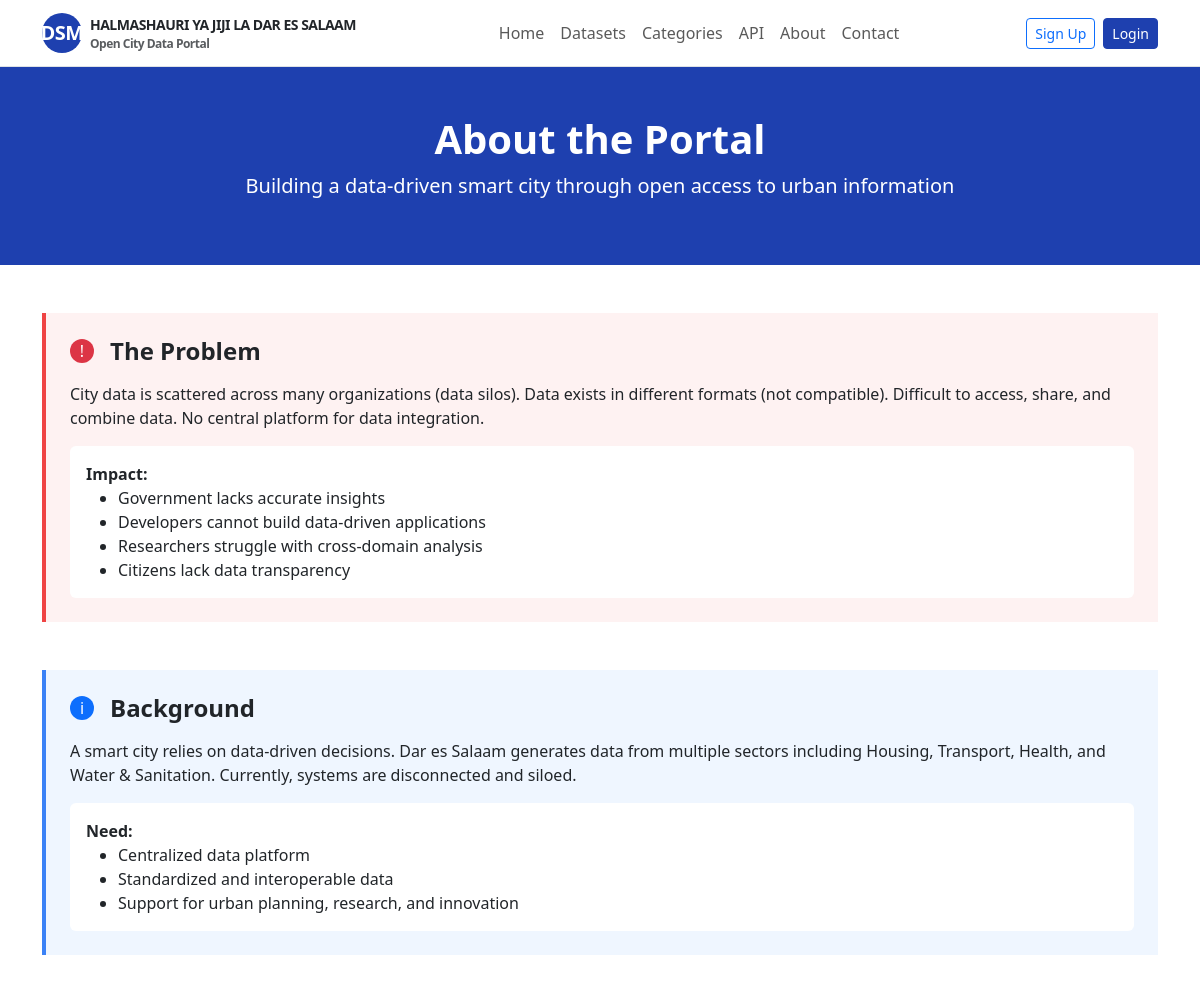
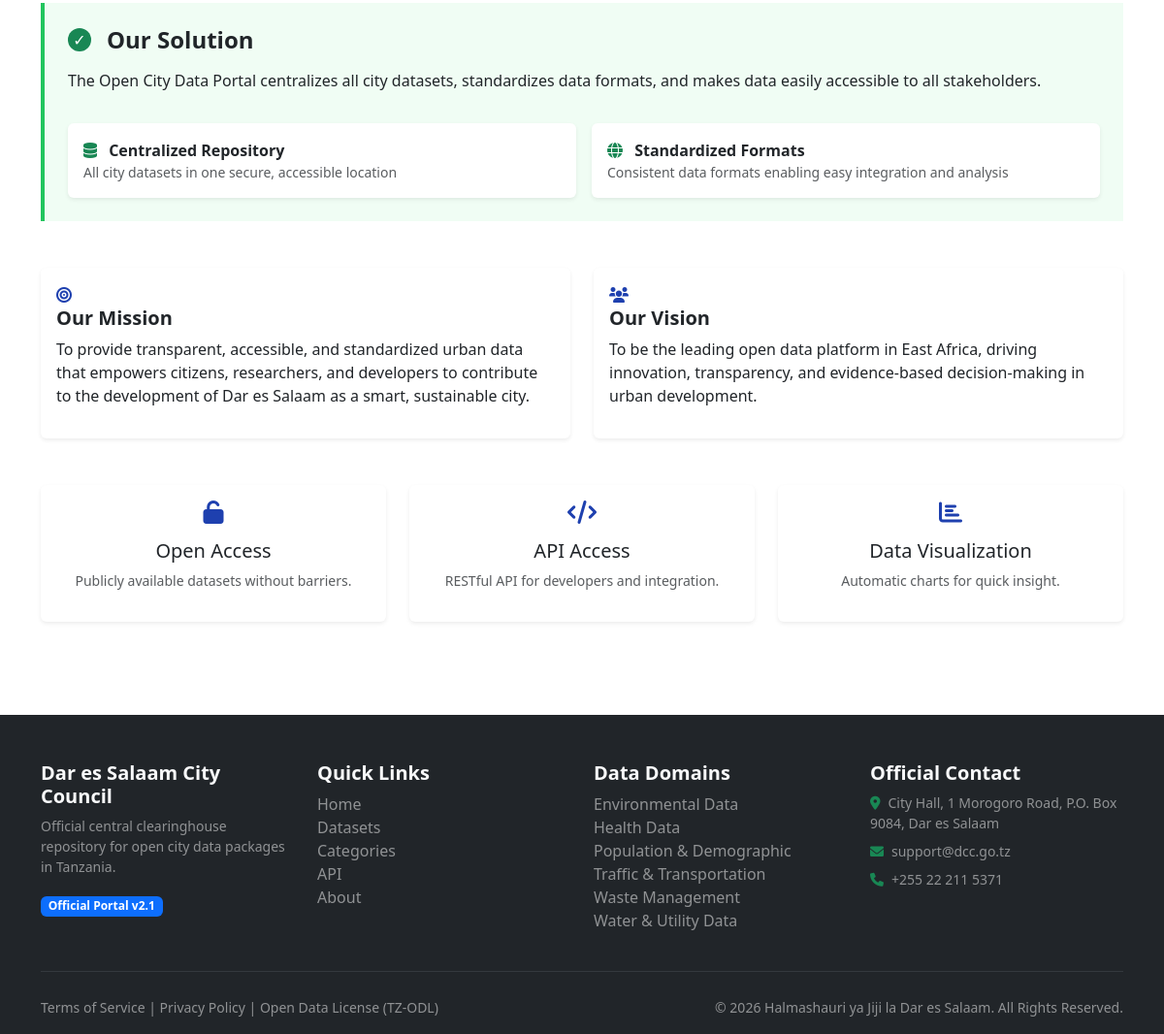
The page /about/ on the database its author committed (2 pictures, top to bottom).
### datasets/models.py (models this page shows, shortened)
class Category(models.Model):
    ICON_CHOICES = [
        ('traffic', 'Traffic Light'),
        ('population', 'People'),
        ('waste', 'Waste Management'),
        ('health', 'Health Facility'),
        ('water', 'Water & Electricity'),
        ('environment', 'Environmental'),
    ]
    name = models.CharField(max_length=100)
    slug = models.SlugField(unique=True)
    description = models.TextField(blank=True)
    icon = models.CharField(max_length=50, choices=ICON_CHOICES, default='traffic')
    dataset_count = models.IntegerField(default=0)
    created_at = models.DateTimeField(auto_now_add=True)
    updated_at = models.DateTimeField(auto_now=True)
    class Meta:
        verbose_name_plural = 'Categories'
        ordering = ['name']

### core/views.py (the view)
# urls.py: path('about/', core_views.about, name='about'),
def about(request):
    categories = Category.objects.all()
    return render(request, 'core/about.html', {'categories': categories})

### templates/core/about.html
{% extends 'base.html' %}
{% block content %}
<section class="py-5" style="background: var(--primary-blue);">
    <div class="container text-center text-white">
        <h1 class="fw-bold">About the Portal</h1>
        <p class="lead">Building a data-driven smart city through open access to urban information</p>
    </div>
</section>
<div class="container py-5">
    <div class="mb-5 p-4" style="background:#fef2f2; border-left: 4px solid #ef4444;">
        <div class="d-flex align-items-center mb-3">
            <div class="rounded-circle bg-danger text-white d-flex align-items-center justify-content-center me-3" style="width:24px;height:24px;">!</div>
            <h4 class="mb-0 fw-bold">The Problem</h4>
        </div>
        <p>City data is scattered across many organizations (data silos). Data exists in different formats (not compatible). Difficult to access, share, and combine data. No central platform for data integration.</p>
        <div class="bg-white p-3 rounded mt-3">
            <strong>Impact:</strong>
            <ul class="mb-0">
                <li>Government lacks accurate insights</li>
                <li>Developers cannot build data-driven applications</li>
                <li>Researchers struggle with cross-domain analysis</li>
                <li>Citizens lack data transparency</li>
            </ul>
        </div>
    </div>
    <div class="mb-5 p-4" style="background:#eff6ff; border-left: 4px solid #3b82f6;">
        <div class="d-flex align-items-center mb-3">
            <div class="rounded-circle bg-primary text-white d-flex align-items-center justify-content-center me-3" style="width:24px;height:24px;">i</div>
            <h4 class="mb-0 fw-bold">Background</h4>
        </div>
        <p>A smart city relies on data-driven decisions. Dar es Salaam generates data from multiple sectors including Housing, Transport, Health, and Water & Sanitation. Currently, systems are disconnected and siloed.</p>
        <div class="bg-white p-3 rounded mt-3">
            <strong>Need:</strong>
            <ul class="mb-0">
                <li>Centralized data platform</li>
                <li>Standardized and interoperable data</li>
                <li>Support for urban planning, research, and innovation</li>
            </ul>
        </div>
    </div>
    <div class="mb-5 p-4" style="background:#f0fdf4; border-left: 4px solid #22c55e;">
        <div class="d-flex align-items-center mb-3">
            <div class="rounded-circle bg-success text-white d-flex align-items-center justify-content-center me-3" style="width:24px;height:24px;">✓</div>
            <h4 class="mb-0 fw-bold">Our Solution</h4>
        </div>
        <p>The Open City Data Portal centralizes all city datasets, standardizes data formats, and makes data easily accessible to all stakeholders.</p>
        <div class="row g-3 mt-2">
            <div class="col-md-6">
                <div class="card border-0 shadow-sm h-100">
                    <div class="card-body">
                        <i class="fas fa-database text-success me-2"></i>
                        <strong>Centralized Repository</strong>
                        <p class="small text-muted mb-0">All city datasets in one secure, accessible location</p>
                    </div>
                </div>
            </div>
            <div class="col-md-6">
                <div class="card border-0 shadow-sm h-100">
                    <div class="card-body">
                        <i class="fas fa-globe text-success me-2"></i>
                        <strong>Standardized Formats</strong>
                        <p class="small text-muted mb-0">Consistent data formats enabling easy integration and analysis</p>
                    </div>
                </div>
            </div>
        </div>
    </div>
    <div class="row g-4 mb-5">
        <div class="col-md-6">
            <div class="card border-0 shadow-sm h-100">
                <div class="card-body">
                    <i class="fas fa-bullseye text-primary-custom me-2"></i>
                    <h5 class="fw-bold">Our Mission</h5>
                    <p>To provide transparent, accessible, and standardized urban data that empowers citizens, researchers, and developers to contribute to the development of Dar es Salaam as a smart, sustainable city.</p>
                </div>
            </div>
        </div>
        <div class="col-md-6">
            <div class="card border-0 shadow-sm h-100">
                <div class="card-body">
                    <i class="fas fa-users text-primary-custom me-2"></i>
                    <h5 class="fw-bold">Our Vision</h5>
                    <p>To be the leading open data platform in East Africa, driving innovation, transparency, and evidence-based decision-making in urban development.</p>
                </div>
            </div>
        </div>
    </div>
    <div class="row g-4">
        <div class="col-md-4">
            <div class="card border-0 shadow-sm text-center h-100">
                <div class="card-body">
                    <i class="fas fa-unlock text-primary-custom mb-3" style="font-size:24px;"></i>
                    <h5>Open Access</h5>
                    <p class="small text-muted">Publicly available datasets without barriers.</p>
                </div>
            </div>
        </div>
        <div class="col-md-4">
            <div class="card border-0 shadow-sm text-center h-100">
                <div class="card-body">
                    <i class="fas fa-code text-primary-custom mb-3" style="font-size:24px;"></i>
                    <h5>API Access</h5>
                    <p class="small text-muted">RESTful API for developers and integration.</p>
                </div>
            </div>
        </div>
        <div class="col-md-4">
            <div class="card border-0 shadow-sm text-center h-100">
                <div class="card-body">
                    <i class="fas fa-chart-bar text-primary-custom mb-3" style="font-size:24px;"></i>
                    <h5>Data Visualization</h5>
                    <p class="small text-muted">Automatic charts for quick insight.</p>
                </div>
            </div>
        </div>
    </div>
</div>
{% endblock %}

### templates/base.html (shortened to what this page needs)
<!DOCTYPE html>
<html lang="en">
<head>
    <link href="https://cdn.jsdelivr.net/npm/bootstrap@5.3.0/dist/css/bootstrap.min.css" rel="stylesheet">
    <link href="https://cdnjs.cloudflare.com/ajax/libs/font-awesome/6.0.0/css/all.min.css" rel="stylesheet">
</head>
<body>
    <nav class="navbar navbar-expand-lg navbar-light bg-white border-bottom">
        <div class="container">
            <a class="navbar-brand d-flex align-items-center gap-2" href="/">
                <div class="rounded-circle bg-primary-custom text-white d-flex align-items-center justify-content-center fw-bold" style="width:40px;height:40px;">DSM</div>
                <div>
                    <div class="fw-bold text-dark" style="font-size:14px;">HALMASHAURI YA JIJI LA DAR ES SALAAM</div>
                    <div class="text-muted" style="font-size:12px;">Open City Data Portal</div>
                </div>
            </a>
            <div class="collapse navbar-collapse" id="nav">
                <ul class="navbar-nav mx-auto">
                    <li class="nav-item"><a class="nav-link" href="/">Home</a></li>
                    <li class="nav-item"><a class="nav-link" href="/datasets/">Datasets</a></li>
                    <li class="nav-item"><a class="nav-link" href="/categories/">Categories</a></li>
                    <li class="nav-item"><a class="nav-link" href="/api/v1/">API</a></li>
                    <li class="nav-item"><a class="nav-link" href="/about/">About</a></li>
                    <li class="nav-item"><a class="nav-link" href="/contact/">Contact</a></li>
                </ul>
                <div class="d-flex gap-2 align-items-center">
                    {% if user.is_authenticated %}
                        <span class="me-2">Welcome, {{ user.first_name }}</span>
                        {% if user.profile.role == 'admin' %}
                            <a href="/admin-portal/" class="btn btn-sm btn-primary">Dashboard</a>
                        {% else %}
                            <a href="/datasets/" class="btn btn-sm btn-outline-primary">Browse</a>
                        {% endif %}
                        <a href="/accounts/logout/" class="btn btn-sm btn-outline-secondary">Logout</a>
                    {% else %}
                        <a href="/accounts/signup/" class="btn btn-sm btn-outline-primary">Sign Up</a>
                        <a href="/accounts/login/" class="btn btn-sm btn-primary">Login</a>
                    {% endif %}
                </div>
            </div>
        </div>
    </nav>
    {% block content %}{% endblock %}
    <footer class="bg-dark text-light pt-5 pb-3 mt-5">
        <div class="container">
            <div class="row g-4">
                <div class="col-md-3">
                    <h5 class="fw-bold">Dar es Salaam City Council</h5>
                    <p class="small text-white-50">Official central clearinghouse repository for open city data packages in Tanzania.</p>
                    <span class="badge bg-primary">Official Portal v2.1</span>
                </div>
                <div class="col-md-3">
                    <h5 class="fw-bold">Quick Links</h5>
                    <ul class="list-unstyled">
                        <li><a href="/" class="text-white-50 text-decoration-none">Home</a></li>
                        <li><a href="/datasets/" class="text-white-50 text-decoration-none">Datasets</a></li>
                        <li><a href="/categories/" class="text-white-50 text-decoration-none">Categories</a></li>
                        <li><a href="/api/v1/" class="text-white-50 text-decoration-none">API</a></li>
                        <li><a href="/about/" class="text-white-50 text-decoration-none">About</a></li>
                    </ul>
                </div>
                <div class="col-md-3">
                    <h5 class="fw-bold">Data Domains</h5>
                    <ul class="list-unstyled">
                        {% for cat in categories %}
                        <li><a href="/categories/{{ cat.slug }}/" class="text-white-50 text-decoration-none">{{ cat.name }}</a></li>
                        {% endfor %}
                    </ul>
                </div>
                <div class="col-md-3">
                    <h5 class="fw-bold">Official Contact</h5>
                    <ul class="list-unstyled">
                        <li class="small text-white-50"><i class="fas fa-map-marker-alt text-success me-2"></i>City Hall, 1 Morogoro Road, P.O. Box 9084, Dar es Salaam</li>
                        <li class="small text-white-50 mt-2"><i class="fas fa-envelope text-success me-2"></i>support@dcc.go.tz</li>
                        <li class="small text-white-50 mt-2"><i class="fas fa-phone text-success me-2"></i>+255 22 211 5371</li>
                    </ul>
                </div>
            </div>
            <hr class="border-secondary my-4">
            <div class="row">
                <div class="col-md-6">
                    <small class="text-white-50">Terms of Service | Privacy Policy | Open Data License (TZ-ODL)</small>
                </div>
                <div class="col-md-6 text-md-end">
                    <small class="text-white-50">&copy; 2026 Halmashauri ya Jiji la Dar es Salaam. All Rights Reserved.</small>
                </div>
            </div>
        </div>
    </footer>
</body>
</html>

### templates/base.html (style rules this page uses)
:root { --primary-blue: #1e40af; --dark-blue: #0f172a; --light-bg: #f8fafc; }
body { font-family: 'Segoe UI', Tahoma, Geneva, Verdana, sans-serif; }
.navbar-brand { font-weight: 700; letter-spacing: -0.5px; }
.btn-primary { background-color: var(--primary-blue); border-color: var(--primary-blue); }
.text-primary-custom { color: var(--primary-blue); }
.bg-primary-custom { background-color: var(--primary-blue); }

### rows shown on the page
Category: name "Environmental Data"
Category: name "Health Data"
Category: name "Population & Demographic"
Category: name "Traffic & Transportation"
Category: name "Waste Management"
Category: name "Water & Utility Data"
